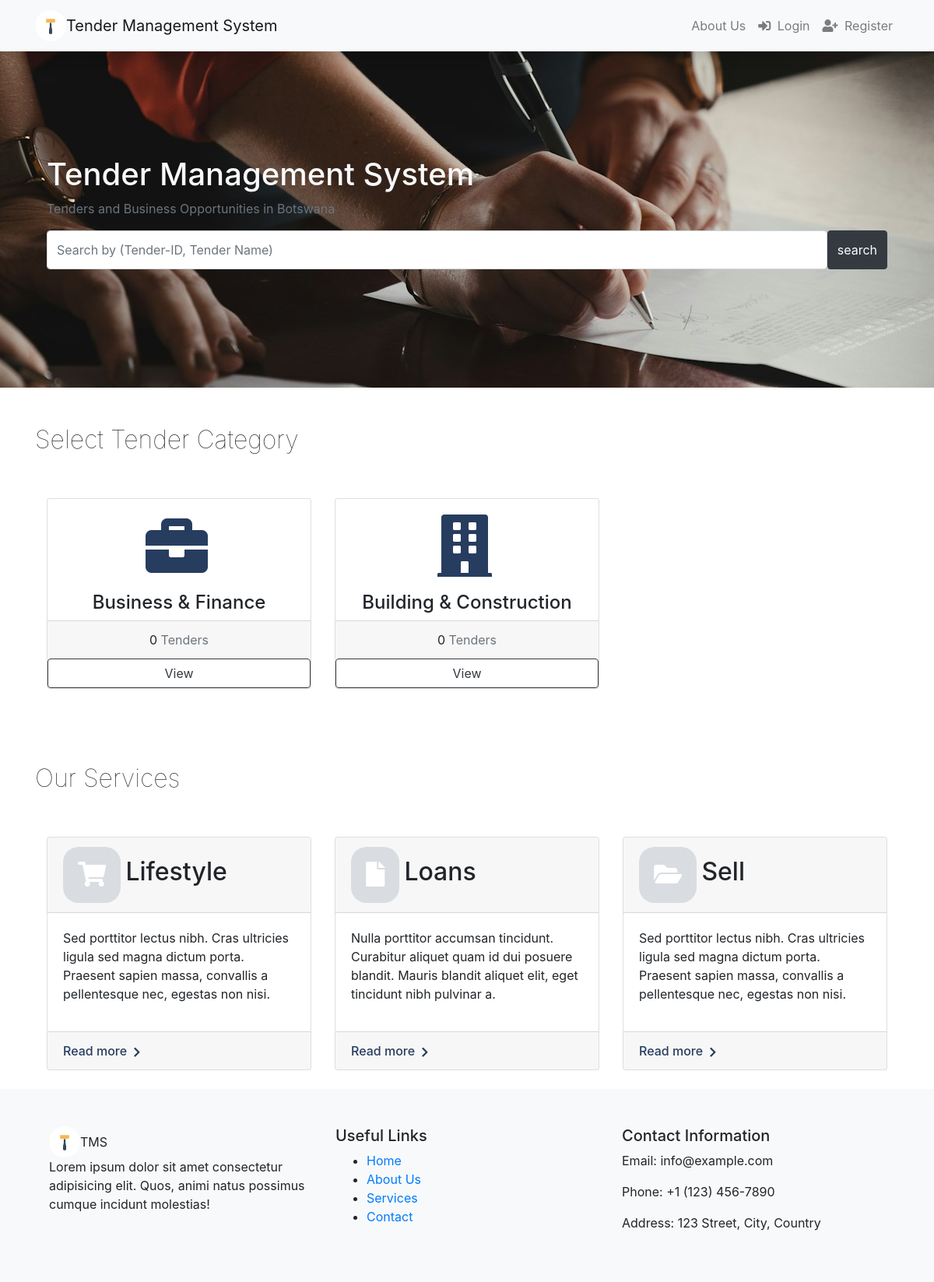
The app's page /, older data.
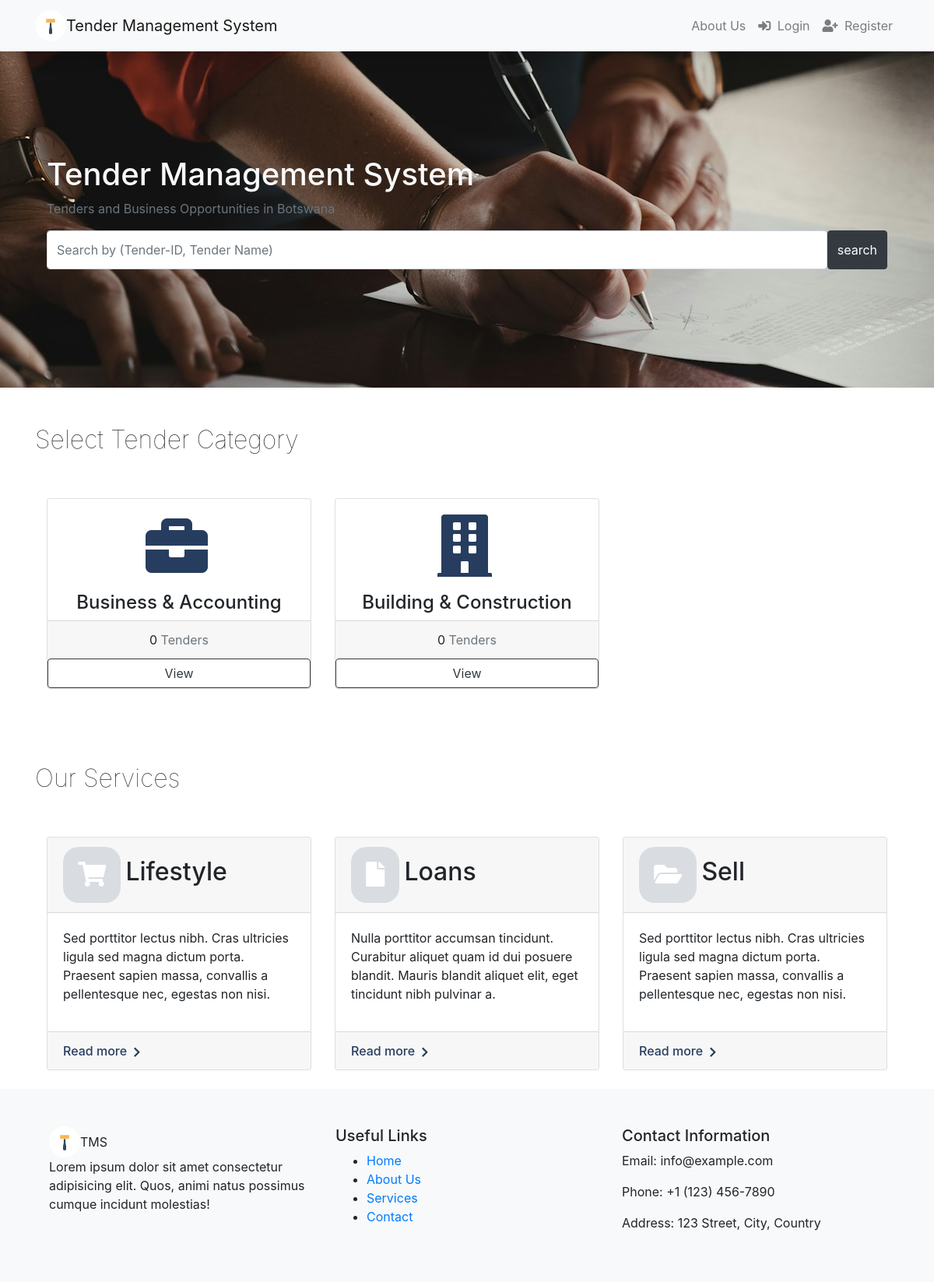
The same page, newer data.
### tender/models.py (models this page shows, shortened)
class Category(models.Model):
    name = models.CharField(max_length=100)
    icon = models.CharField(max_length=100)

### webpage/views.py (the view)
# urls.py: path('', views.index,name='index'),
def index(request):
    category_name = request.GET.get('name',None)
    tender_categories=Category.objects.all()
    if category_name is not None:
        tenderByCategoryLength = Tender.objects.filter(category = category_name).count()
    else:
        tenderByCategoryLength = 0
    context ={
        'TenderCategories': tender_categories,
        'TendersCount': tenderByCategoryLength
    }
    return render(request, 'webpage/index.html', context)

### templates/webpage/index.html
{% extends 'base.html' %} {% load static %} {% block content%}
<div
  id="dashboard-hero"
  class="d-flex align-items-center justify-content-center mt-5"
>
  <div class="container">
    <div class="col-md-12">
      <h1 class="text-light">Tender Management System</h1>
      <p class="text-muted">Tenders and Business Opportunities in Botswana</p>
    </div>
    <div class="col-md-12">
      <div class="input-group">
        <input
          style="height: 50px"
          type="search"
          class="form-control rounded"
          placeholder="Search by (Tender-ID, Tender Name)"
          aria-label="Search"
          aria-describedby="search-addon"
        />
        <button type="button" class="btn btn-dark">search</button>
      </div>
    </div>
  </div>
</div>
<div class="container mt-5 text-center">
  <div class="row">
    <div class="col-md-12">
      <div class="title-wrap d-flex justify-content-between">
        <div class="title-box">
          <h2 class="title-a" style="font-weight: 100">
            Select Tender Category
          </h2>
        </div>
      </div>
    </div>
  </div>
  <div class="container mt-5 mb-5">
    <div class="row">
      {% if TenderCategories %} {% for category in TenderCategories %}
      <div class="col-md-4 mb-5">
        <div class="card">
          <div class="card-block">
            <div class="card-box-ico2">
              <span class="{{category.icon}}"></span>
            </div>
            <h4>{{category.name}}</h4>
          </div>
          <div class="card-footer">
            {{ TendersCount }}
            <span class="text-muted">Tenders</span>
          </div>
          <a href="#" class="stretched-link btn btn-block btn-outline-dark"
            >View</a
          >
        </div>
      </div>
      {% endfor %} {% else %}
      <div class="col-md-12">
        <p>No Categories Available</p>
      </div>
      {% endif %}
    </div>
  </div>
</div>
{% include 'partials/services.html' %}
{% include 'partials/footer.html' %}
{% endblock %}

Row changes from the older to the newer data that the page shows:
changed Category: name "Business & Finance" → "Business & Accounting"
